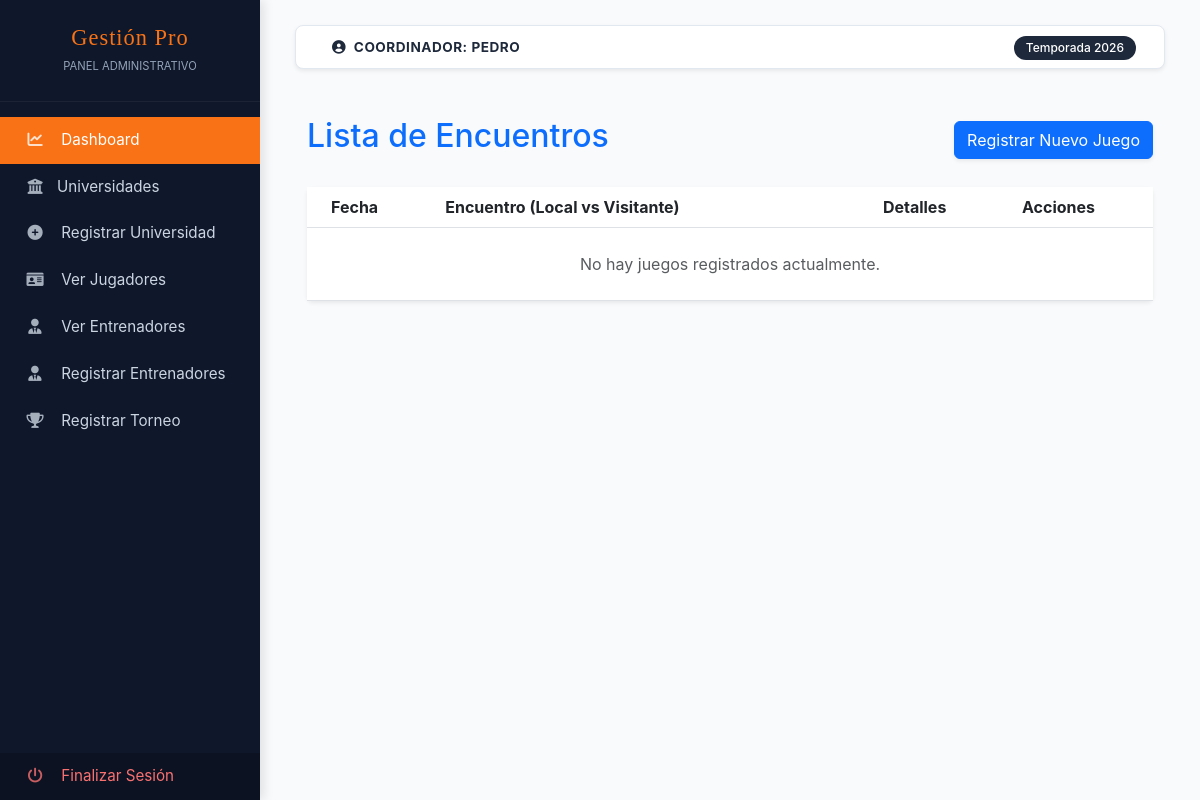
Page /client/coordinador/views/torneos/index.php (signed in) on the earlier database version.
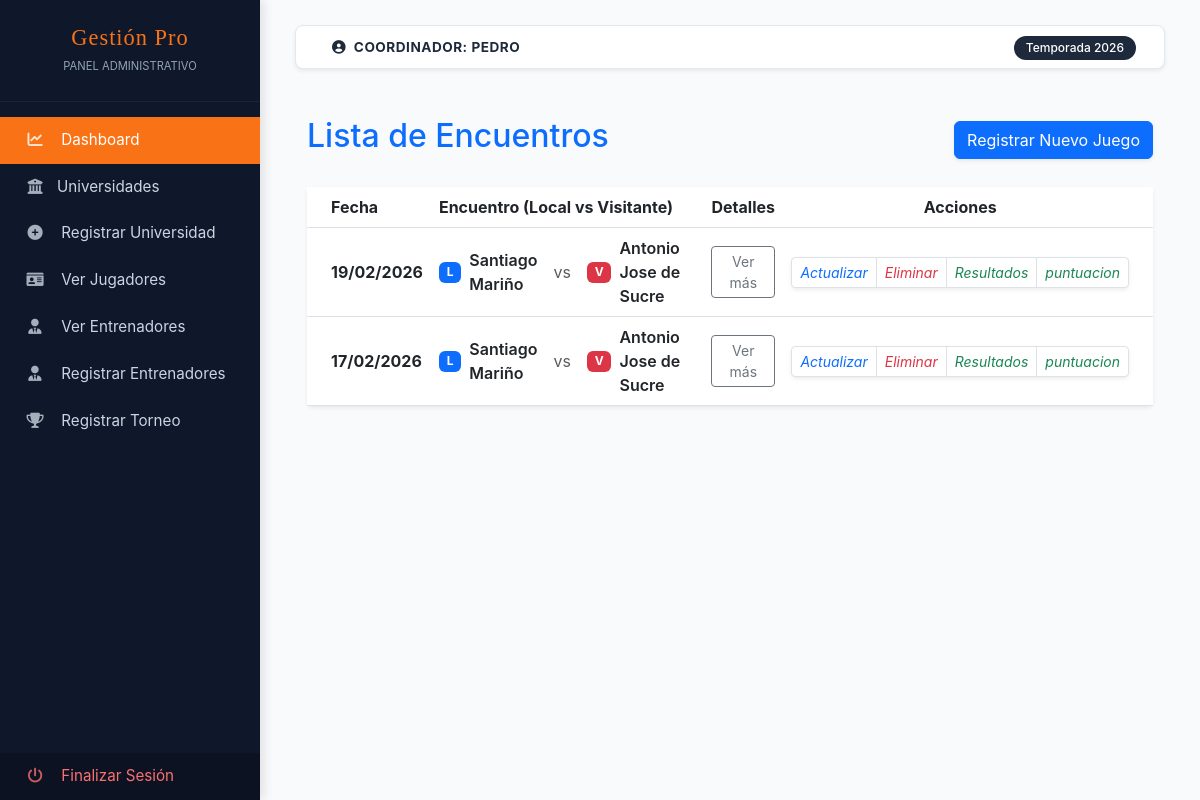
Same page on the later database version.
### tables this page shows
CREATE TABLE `juegos` (
  `id_juego` int(11) NOT NULL,
  `tipo_juego` varchar(50) DEFAULT NULL,
  `fecha_juego` datetime DEFAULT NULL,
  `fecha_creacion` timestamp NOT NULL DEFAULT current_timestamp(),
  `fecha_actualizacion` timestamp NOT NULL DEFAULT current_timestamp() ON UPDATE current_timestamp(),
  `id_academia_local` int(11) DEFAULT NULL,
  `lugar` varchar(100) DEFAULT NULL,
  `id_academia_visitante` int(11) DEFAULT NULL,
  `ganador` tinyint(2) DEFAULT NULL,
  `puntos_local` int(11) DEFAULT NULL,
  `puntos_visitante` int(11) DEFAULT NULL
);

CREATE TABLE `academias` (
  `id_universidad` int(11) NOT NULL,
  `nombre_universidad` varchar(100) NOT NULL,
  `ubicacion` varchar(255) DEFAULT NULL,
  `imagen` text DEFAULT NULL
);

### client/coordinador/views/torneos/index.php (the view, shortened to what this page needs)
<?php include '../../layouts/parte1.php'; ?>
<?php
$sql = "SELECT
            j.id_juego,
            j.fecha_juego,          -- Corregido: antes era j.fecha
            j.lugar,
            j.fecha_creacion,   -- Incluida por si quieres mostrarla
            a1.nombre_universidad AS local,
            a2.nombre_universidad AS visitante
        FROM Juegos j
        INNER JOIN Academias a1 ON j.id_academia_local = a1.id_universidad
        INNER JOIN Academias a2 ON j.id_academia_visitante = a2.id_universidad
        ORDER BY j.fecha_juego DESC";
$query = $pdo->prepare($sql);
$query->execute();
$juegos = $query->fetchAll(PDO::FETCH_ASSOC);
?>
<div class="container mt-5">
    <div class="d-flex justify-content-between align-items-center mb-4">
        <h2 class="text-primary"><i class="bi bi-trophy-fill"></i> Lista de Encuentros</h2>
        <a href="create.php" class="btn btn-primary shadow-sm">
            <i class="bi bi-plus-lg"></i> Registrar Nuevo Juego
        </a>
    </div>
    <div class="card border-0 shadow-sm">
        <div class="table-responsive">
            <table class="table table-hover align-middle mb-0">
                <thead class="bg-light">
                    <tr>
                        <th class="ps-4">Fecha</th>
                        <th>Encuentro (Local vs Visitante)</th>
                        <th class="text-center">Detalles</th>
                        <th class="text-center pe-4">Acciones</th>
                    </tr>
                </thead>
                <tbody>
                    <?php if (empty($juegos)): ?>
                        <tr>
                            <td colspan="4" class="text-center py-4 text-muted">No hay juegos registrados actualmente.</td>
                        </tr>
                    <?php endif; ?>
                    <?php foreach($juegos as $juego): ?>
                        <tr>
                            <td class="ps-4">
                                <span class="fw-bold"><?php echo date('d/m/Y', strtotime($juego['fecha_juego'])); ?></span>
                            </td>
                            <td>
                                <div class="d-flex align-items-center">
                                    <span class="badge bg-primary me-2">L</span>
                                    <span class="fw-semibold"><?php echo htmlspecialchars($juego['local']); ?></span>
                                    <span class="mx-3 text-muted">vs</span>
                                    <span class="badge bg-danger me-2">V</span>
                                    <span class="fw-semibold"><?php echo htmlspecialchars($juego['visitante']); ?></span>
                                </div>
                            </td>
                            <td class="text-center">
                                <button class="btn btn-sm btn-outline-secondary" type="button"
                                        data-bs-toggle="collapse"
                                        data-bs-target="#detalle-<?php echo $juego['id_juego']; ?>"
                                        aria-expanded="false">
                                    <i class="bi bi-eye"></i> Ver más
                                </button>
                            </td>
                            <td class="text-end pe-4">
                                <div class="btn-group shadow-sm">
                                    <a href="update.php?id=<?php echo $juego['id_juego']; ?>" class="btn btn-white btn-sm border">
                                        <i class="bi bi-pencil-square text-primary">Actualizar</i>
                                    </a>
                                    <button onclick="confirmarEliminar(<?php echo $juego['id_juego']; ?>)" class="btn btn-white btn-sm border">
                                        <i class="bi bi-trash text-danger">Eliminar</i>
                                    </button>
                                    <?php if (strtotime($juego['fecha_juego']) < time()): ?>
                                    <a href="resultados.php?id=<?php echo $juego['id_juego']; ?>" class="btn btn-white btn-sm border">
                                        <i class="bi bi-bar-chart-line text-success">Resultados</i>
                                    </a>
                                    <?php endif; ?>
                                    <?php if (strtotime($juego['fecha_juego']) < time()): ?>
                                        <a href="puntuacion.php?id=<?php echo $juego['id_juego']; ?>" class="btn btn-white btn-sm border">
                                            <i class="bi bi-bar-chart-line text-success">puntuacion</i>
                                        </a>
                                    <?php endif; ?>
                                </div>
                            </td>
                        </tr>
                    <?php endforeach; ?>
                </tbody>
            </table>
        </div>
    </div>
</div>
<?php include '../../layouts/parte2.php'; ?>

Differences in the rows shown:
added juegos: fecha_juego "19/02/2026", id_academia_local.nombre_universidad "Santiago Mariño", id_academia_visitante.nombre_universidad "Antonio Jose de Sucre"
added juegos: fecha_juego "17/02/2026", id_academia_local.nombre_universidad "Santiago Mariño", id_academia_visitante.nombre_universidad "Antonio Jose de Sucre"
Other differences:
text no longer shown: "No hay juegos registrados actualmente."
